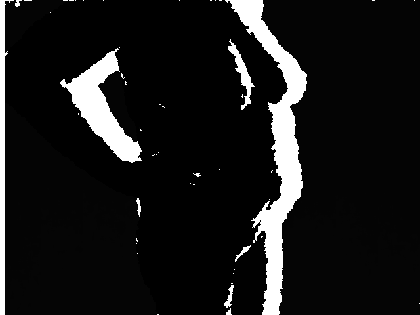
%> input picture Results/dright1.png, 420 x 315 px, shrunk from 640 x 480 before the run
$ octave testSegLatRight.m   (GNU Octave 9; MATLAB toolbox functions it lacks are replaced by stand-ins)
%> lines starting %> are read from the running program, lines starting %| are printed output that depends on the picture; in (x1, y1, x2, y2) boxes, pixels count from 0 and x2, y2 are one past the last pixel; in counts of white or black regions, pixels touching at a corner belong together; the program's own positions count from 1
### nonUniform.m
function[imgOut]=nonUniform(I,n,p)


K=2^(n-p);

kClusters=zeros(K);
kClustersOld=kClusters;
[M,N]=size(I);
imgOut=uint8(zeros(M,N));

[counts,binLocations] = imhist(I);
% figure();
% stem(imhist(I));

maxI=(2^n)-1;

regianSpace=(maxI/K);

%Valores de klusters iniciais
for i=1:K
    kClusters(i)=floor(regianSpace*i);
end
tamanho=max(size(counts))-1;
clusters=zeros(tamanho,2);
clusters(1:tamanho,1)=counts(1:tamanho);

while 1<2

    kClustersOld=kClusters;
    %atribuir o k mais proximo de um ponto
    a=1;
    for i=1:tamanho
        minimo=254;
        for y=1:K
            mini=abs((i-1)-kClusters(y));
            if(mini<minimo)
                minimo=mini;
                a=y;
            end
        end
        clusters(i,2)=a;
    end

    l=1;
    %ver medias dos pontos para K e calcular o novo k
    for i=1:K
        soma=0;
        somaTotal=0;
        while l<tamanho
            if(clusters(l,2)==i)
                soma=clusters(l,1)*(l-1)+soma;
                somaTotal=somaTotal+clusters(l,1);
            else
                break;
            end
            l=l+1;
        end


        if(somaTotal==0 && i==1)
            kClusters(i)=0;
        else
            if(somaTotal==0 && i~=0)
                kClusters(i)=kClusters(i);
            else
                kClusters(i)=soma/somaTotal;
            end
        end
    end
    if((kClusters)==(kClustersOld))
        break;
    end
end;

%Quantizar a imagem de entrada com os valores dos klusters
for x=1:M
    for y=1:N
        imgOut(x,y)=round(kClusters(clusters(I(x,y)+1,2)));
    end
end

end

### getBestRegion.m
function [img4] = getBestRegion(img3)

    [counts,r] = imhist(img3);
%     figure(3);
%     stem(r,counts);

    %% get closest region
    a=1;
    for posi=1:256
        if(counts(posi)>0)
            a=posi-1;
            break;
        end
    end
    [M,N]=size(img3);
    img4=zeros(M,N);
    for u=1:M
        for v=1:N
            if(img3(u,v)==a)
                img4(u,v)=255;
            end
        end
    end
    %% label regions
    conn=4;
    [L, num] = bwlabel(img4, conn);
    %% get biggest area in img4
    area=zeros(num);
    for r=1:num
        area(r) = bwarea(L==r);
    end
    area=area(:,1);
    [maxi,I] = max(area);
    img4=zeros(M,N);
    for u=1:M
        for v=1:N
            if(L(u,v)==I)
                img4(u,v)=255;
            end
        end
    end
end

### testSegLatRight.m
clc;
clear;
close all;
tic
%% Options
plotOption=1;
%% Get Depth Image File
% [filename, pathname] = uigetfile({'*.jpg;*.png;*.gif;*.bmp', 'All Image Files (*.jpg, *.png, *.gif, *.bmp)'; ...
%                 '*.*',                   'All Files (*.*)'}, ...
%                 'Pick an image file',...
%                 'C:\Users\António Pintor\Desktop\');

% ficheiro=strcat(pathname,filename);
ficheiro='C:\Users\António Pintor\Documents\MATLAB\INESC\InescPic3d\Results\dright1.png';
pathname='C:\Users\António Pintor\Documents\MATLAB\INESC\InescPic3d\Results\';
img1= imread(ficheiro);
%> img1 is the input picture: size 315x420 uint16; min 538, max 65535, mean 7249.2
if(plotOption==1)
    figure(01);
    imshow(img1);
end
%% Get 8bit version and segment from the background
img2=uint8(img1./8);
imgnovo=im2bw(img2,graythresh(img2));
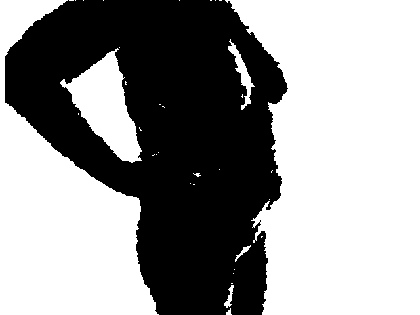
%> imgnovo: size 315x420 logical; 58.7% white; 1 black region, box (x1, y1, x2, y2) and area: (5, 0, 288, 315) 54574
img14=uint8(times(double(img2),~imgnovo)+(imgnovo*255));

minimo=min(img14(:));
%> minimo = 67
img15=img14-minimo;
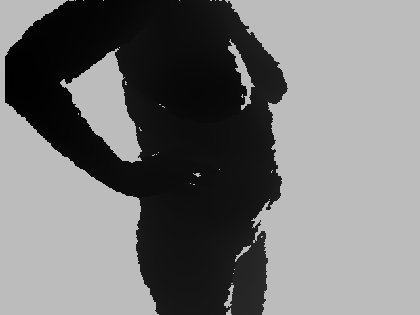
%> img15: size 315x420 uint8; min 0, max 188, mean 116.6
maximo=max(img15(:));
%> maximo = 188
In=find(img15 == maximo);
%> In = 77726 values from 1 to 132300
img15(In)=NaN;
maximo=max(img15(:));
%> maximo = 43
fator=255.0/maximo;
%> fator = 6
imgf=img15.*fator;
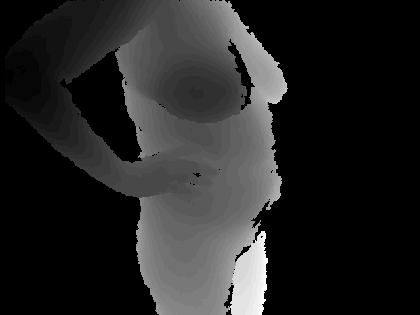
%> imgf: size 315x420 uint8; min 0, max 255, mean 36.9

img3=nonUniform(img14,8,4);
%> in nonUniform, `[counts,binLocations] = imhist(I);`: counts = 256 values, max 77726 at index 256, min 0 at index 1, mean 516.8; binLocations = 256 values from 0 to 255
%> after the loop in nonUniform, `while 1<2`: clusters = 255 rows, first 12: [0 1; 0 1; 0 1; 0 1; 0 1; 0 1; 0 1; 0 1; 0 1; 0 1; 0 1; 0 1]
[counts,r] = imhist(img3);
%> r = 256 values from 0 to 255
v=0;
regions=zeros(4,1);
for i=256:-1:1
    if(counts(i)~=0)
        if(v<5)
            regions(v+1)=i-1;
        end;
        v=v+1;
    end
end
%> after the loop, regions = [255; 105; 89; 81; 72]; v = 5
v
%> v = 5
[M,N]=size(img3);
%> M = 315; N = 420
for i=1:M
    for j=N:-1:1
        if(img3(i,j)==regions(1) || img3(i,j)==regions(2) || img3(i,j)==regions(3))
            img14(i,j)=255;
        else if(img3(i,j)==255)
        else
             break;
            end
        end
    end
end
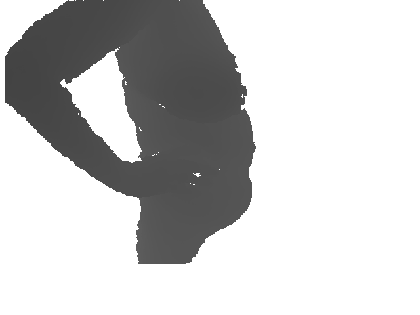
%> img14: size 315x420 uint8; min 67, max 255, mean 200.8


if(plotOption==1)
    figure(10);
    imshow(img2);
    figure(11);
    imshow(img14);
    figure(12)
    imshow(img3);
    figure(73);
    stem(r,counts);
%> figure, not shown here; highest point at x = 255, y = 77726

% [6 lines of commented-out code are left out]
    figure(72);
    imshow(imgf);
    figure(74);
    imgt=nonUniform(imgf,8,5);
%> after the loop in nonUniform (call 2), `while 1<2`: clusters = 255 rows, first 12: [77858 1; 0 1; 0 1; 0 1; 0 1; 0 1; 1425 1; 0 1; 0 1; 0 1; 0 1; 0 1]; kClusters = [1.81 0 0 0 0 0 0 0; 61.5 0 0 0 0 0 0 0; 95.79 0 0 0 0 0 0 0; 124.2 0 0 0 0 0 0 0; 152.2 0 0 0 0 0 0 0; 174.4 0 0 0 0 0 0 0; 224.7 0 0 0 0 0 0 0; 245 0 0 0 0 0 0 0]
    imshow(imgt);


    for i=1:M
        for j=1:N
            if(img14(i,j)==255)
                imgt(i,j)=255;
            end
        end
    end
    figure(75);
    imshow(imgt);


%     [counts,r] = imhist(imgf);
%     stem(r,counts);

end;

%% Get Canny Edges + Dilate
BW1 = edge(img14,'Canny',[0.0 0.05],'vertical');
%> BW1: size 315x420 logical; 1.1% white in thin lines or dots, all inside (x1, y1, x2, y2) = (5, 1, 256, 265)
BW2 = imdilate(BW1,strel('disk',3));
%> BW2: size 315x420 logical; 5% white; 9 white regions, largest, box (x1, y1, x2, y2) and area: (3, 0, 258, 267) 4430, (58, 45, 145, 165) 1831, (149, 149, 162, 159) 105
[M,N]=size(BW1);
if(plotOption==1)
    figure(13)
    imshow(BW1);
    figure(14)
    imshow(BW2);
end;
img10=img14;
% [8 lines of commented-out code are left out]

%% Analyze Right Side, get 2nd edge
% [29 lines of commented-out code are left out]

%% Analyze Left Side, get 2nd edge
cnt2=zeros(M,1);
for i=1:M
    for j=1:N
       if(BW2(i,j)==1)
           pos=j;
           break;
       end
    end
    for j=pos:N
       if(BW2(i,j)==0)
           pos=j;
           break;
       end
    end
    for j=pos:N
       if(BW2(i,j)==1)
           pos=j;
           break;
       end
    end
    for j=pos:N
       if(BW2(i,j)==0)
           pos=j;
           break;
       end
    end
    cnt2(i)=pos;
end
%> after the loop, cnt2 = 315 values, max 255 at index 198, min 67 at index 78, mean 159.7; pos = 147

%% Erase Right Side
% [5 lines of commented-out code are left out]

%% Erase Left Side
for i=1:M
    for j=1:cnt2(i)
        img10(i,j)=65535;
    end
end
%> img10: size 315x420 uint8; 18.55% of pixels changed, all inside (x1, y1, x2, y2) = (5, 0, 252, 264)


%% Get region of insterest
img2=uint8(img10./8);
imgnovo=im2bw(img2,graythresh(img2));
%> imgnovo: size 315x420 logical; 87.9% white; 4 black regions (1 under 20 px), largest, box (x1, y1, x2, y2) and area: (115, 45, 256, 179) 14522, (163, 180, 252, 197) 1029, (87, 0, 203, 4) 459
img14=uint8(times(double(img2),~imgnovo)+(imgnovo*255));
img3=nonUniform(img14,8,7);
%> after the loop in nonUniform (call 3), `while 1<2`: clusters = 255 rows, first 12: [0 1; 0 1; 0 1; 0 1; 0 1; 0 1; 0 1; 0 1; 0 1; 1627 1; 11061 1; 3340 1]; kClusters = [10.11 0; 255 0]
if(plotOption==1)
    figure(15);
    imshow(img10); %result
    figure(16)
    imshow(img2);
    figure(17);
    imshow(img3);
end;
[img4] = getBestRegion(img3);
%> in getBestRegion, `[counts,r] = imhist(img3);`: r = 256 values from 0 to 255
%> after the loop in getBestRegion, `for posi=1:256`: a = 10
%> in getBestRegion, `[L, num] = bwlabel(img4, conn);`:
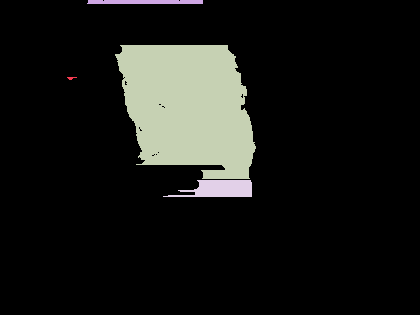
%> L: size 315x420 double; 5 distinct labels, from 0 to 4; one colour per label, 0 black
%> in getBestRegion, `[L, num] = bwlabel(img4, conn);`: num = 4
%> the loop in getBestRegion, `for r=1:num` made 4 passes
%> after the loop in getBestRegion, `for r=1:num`: area = [18.5 0 0 0; 459.6 0 0 0; 14542.1 0 0 0; 1030.4 0 0 0]
%> in getBestRegion, `area=area(:,1);`: area = [18.5; 459.6; 14542.1; 1030.4]
%> in getBestRegion, `[maxi,I] = max(area);`: maxi = 14542.1; I = 3
%> after the loop in getBestRegion, `for u=1:M`: img4: size 315x420 double; 11% white; 1 white region, box (x1, y1, x2, y2) and area: (115, 45, 256, 179) 14522
%Fix top values
cont=0;
for u=1:M
    cont=0;
    for v=1:N
        if(img4(u,v)==255)
            cont=cont+1;
        end
    end
    if(cont<50)
        for v=1:N
            img4(u,v)=0;
        end
    else
        break;
    end
end


% Segmentating the region of interest and put any other value invalid
img11=img10;
for u=1:M
    for v=1:N
        if(img4(u,v)==255)
            img11(u,v)=img10(u,v);
        else
            img11(u,v)=65535;
        end
    end
end
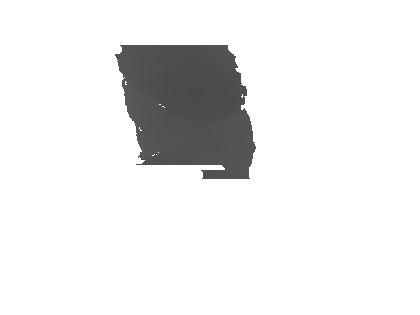
%> img11: size 315x420 uint8; min 74, max 255, mean 235.8

% filename=strcat('seg2',filename);
% ficheiro=strcat(pathname,'seg.png');
% imwrite(img11,ficheiro);
if(plotOption==1)
    figure(18);
    imshow(img4);
    figure(19);
    imshow(img11);
end;

%% Get top right and left points of segmented region
% [32 lines of commented-out code are left out]

%% Get segment above breast's area
% [13 lines of commented-out code are left out]

%% Remove Lines of pixels from top until full line of close pixels
% [21 lines of commented-out code are left out]


%% Get bottom right and left points of segmented region
posX1=0;
posY1=0;
flag=0;
for u=M:-1:1
    for v=1:N
        if(img11(u,v)~=65535)
            posX1=u;
            posY1=v;
            flag=1;
            break;
        end
    end
    if(flag==1)
        break;
    end
end
%> after the loop, flag = 1; posX1 = 315; posY1 = 1
posX2=0;
posY2=0;
flag=0;
for i=M:-1:1
    for j=N:-1:1
        if(img11(i,j)~=65535)
            posX2=i;
            posY2=j;
            flag=1;
            break;
        end
    end
    if(flag==1)
        break;
    end
end
%> after the loop, posX2 = 315; posY2 = 420

%% Remove Bottom 15 lines with detected points
for u=posX2-15:posX2
    for v=1:N
        img11(u,v)=65535;
    end
end
%> this loop made 16 passes

if(plotOption==1)
    img18=img1;
    figure(62);
    imshow(img18);
    figure(63);
    imshow(img11);
end;
for u=1:M
    for v=1:N
        if(img11(u,v)==255)
            img18(u,v)=65535;
        end
    end
end
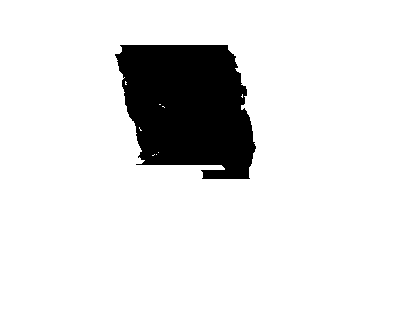
%> img18: size 315x420 uint16; min 594, max 65535, mean 58412.1; drawn with min black and max white

%% Save to new depth png image file
ficheiro=strcat(pathname,'segRegionRight.png');
imwrite(img18,ficheiro);
if(plotOption==1)
    figure(22);
    imshow(img18);
end;
% [59 lines of commented-out code are left out]


%% Save to new depth png image file
% [6 lines of commented-out code are left out]

toc
